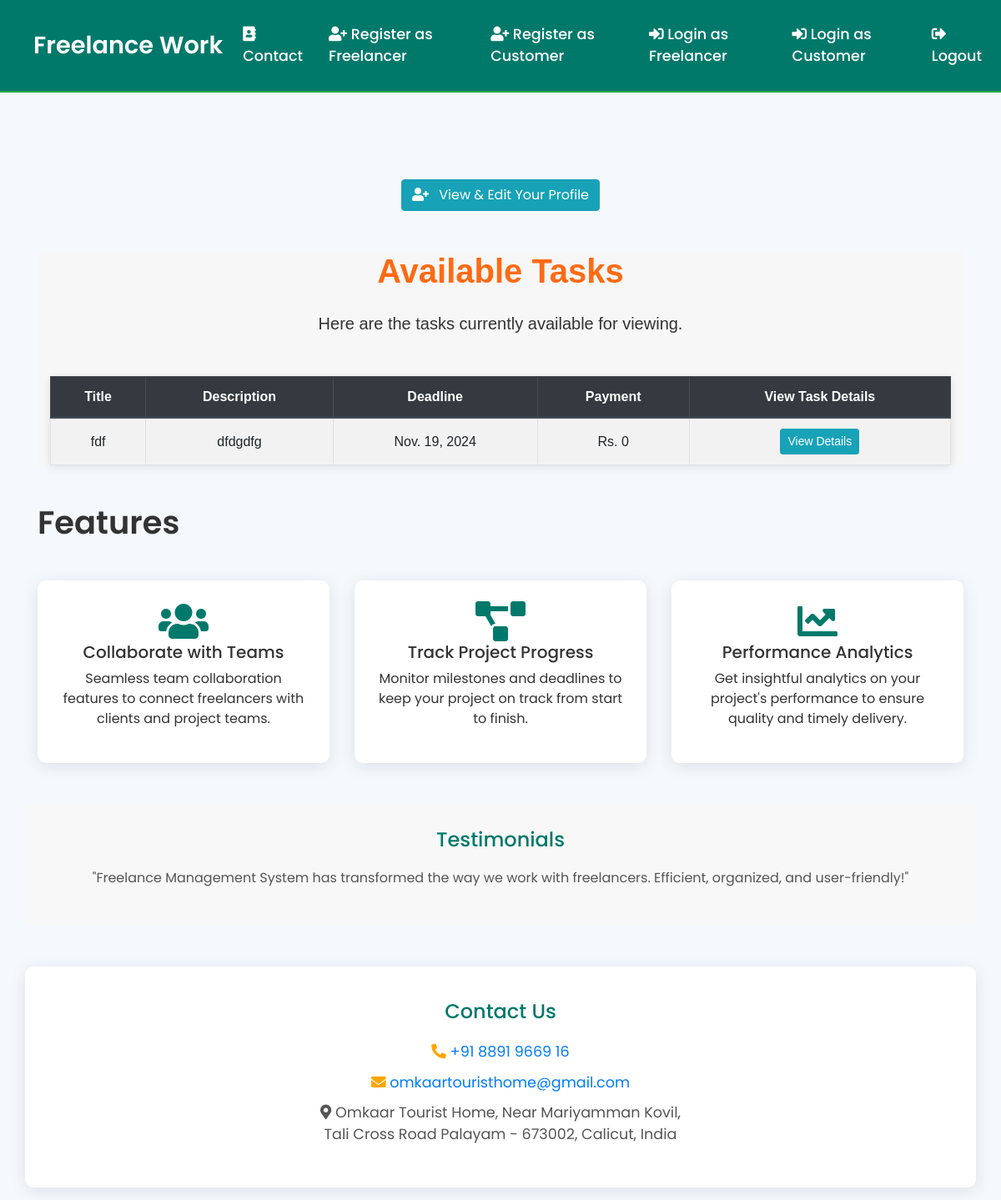
The app's page /customer/tasks/ (signed in), older data.
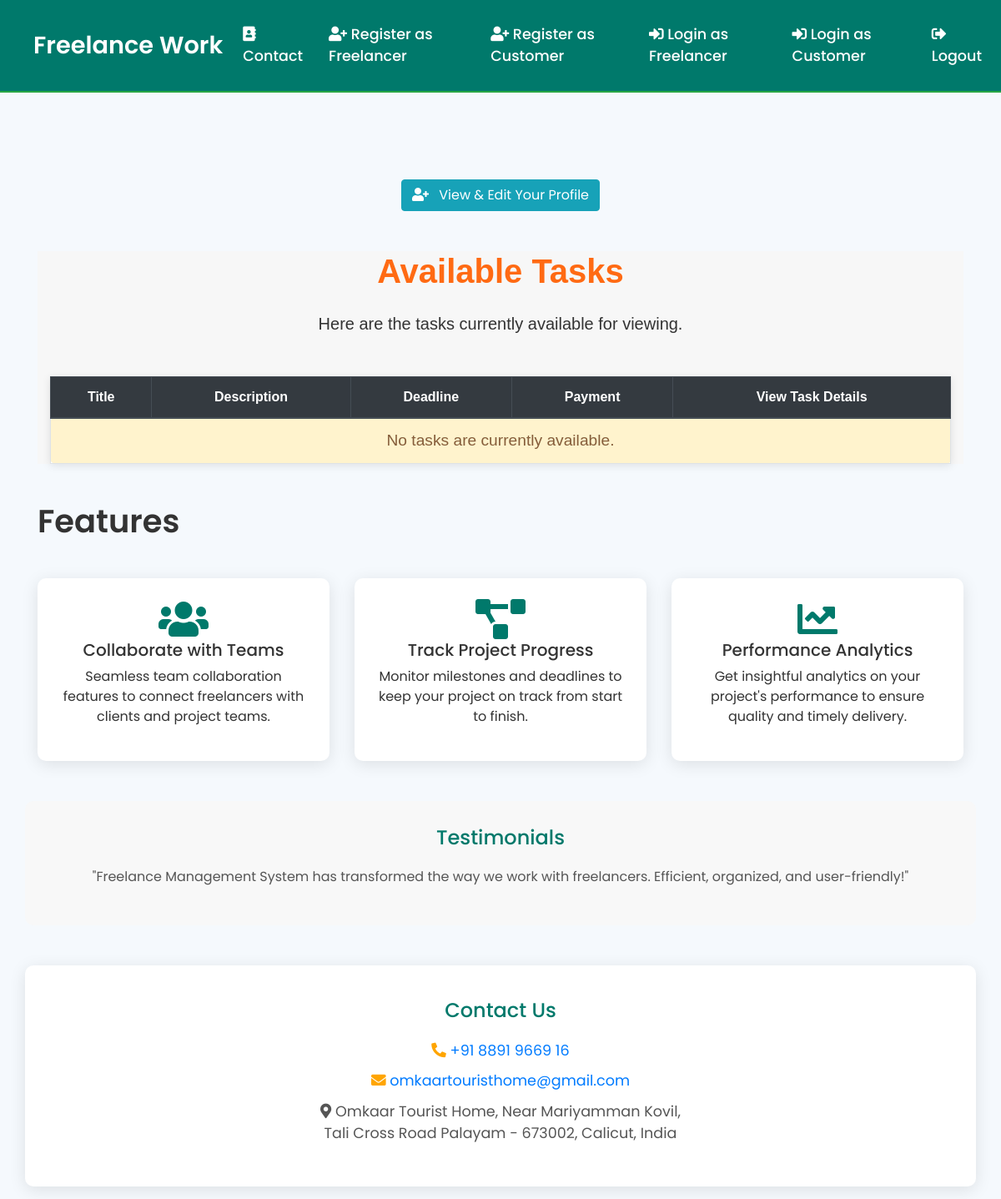
The same page, newer data.
### freelancers_app/models.py (models this page shows, shortened)
class Task(models.Model):
    title = models.CharField(max_length=200)
    description = models.TextField()
    deadline = models.DateField(null=True, blank=True)
    is_completed = models.BooleanField(default=False)
    payment_amount = models.PositiveIntegerField(default=0)
    file_upload = models.FileField(upload_to='task_documents/', null=True, blank=True)

### freelancers_app/views.py (the view)
# urls.py: path('customer/tasks/', views.customer_task_list, name='customer_task_list'),
@login_required
def customer_task_list(request):
    tasks = Task.objects.filter(is_completed=False)
    return render(request, 'customer_task_list.html', {'tasks': tasks})

### templates/customer_task_list.html (shortened to what this page needs)
{% extends 'home.html' %}
{% block content %}
<a href="{% url 'edit_customer_profile' %}" class="btn btn-info" style="text-decoration:none;">
        <i class="fas fa-user-plus mr-2"></i>
        View & Edit Your Profile
</a>
<div class="container available-tasks mt-5">
    <h2 class="text-center mb-4">Available Tasks</h2>
    <p class="text-center mb-5">Here are the tasks currently available for viewing.</p>
    <table class="table table-bordered table-striped">
        <thead class="thead-dark">
            <tr>
                <th>Title</th>
                <th>Description</th>
                <th>Deadline</th>
                <th>Payment</th>
                <th>View Task Details</th>
            </tr>
        </thead>
        <tbody>
            {% for task in tasks %}
                <tr>
                    <td>{{ task.title }}</td>
                    <td>{{ task.description }}</td>
                    <td>{{ task.deadline }}</td>
                    <td>Rs. {{ task.payment_amount }}</td>
                    <td>
                        <a href="{% url 'task_detail' task_id=task.id %}" class="btn btn-info btn-sm">View Details</a>
                    </td>
                </tr>
            {% empty %}
                <tr>
                    <td colspan="5" class="text-center alert alert-warning">No tasks are currently available.</td>
                </tr>
            {% endfor %}
        </tbody>
    </table>
</div>
{% endblock %}

Row changes from the older to the newer data that the page shows:
no longer on this page (row edited): Task: title "fdf", description "dfdgdfg", deadline "Nov. 19, 2024", payment_amount "0"
Text that changed along with them:
text now shown: "No tasks are currently available."
